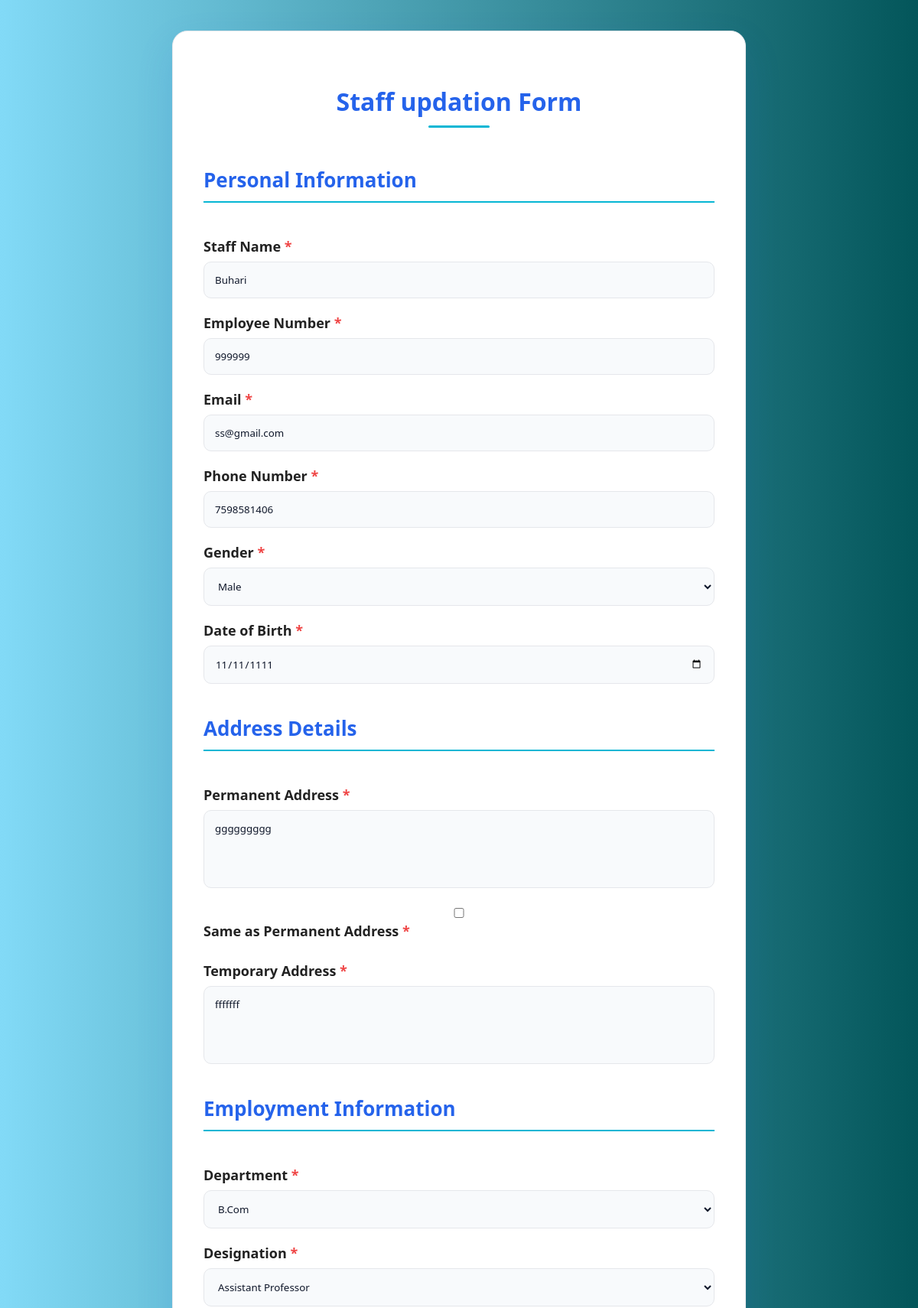
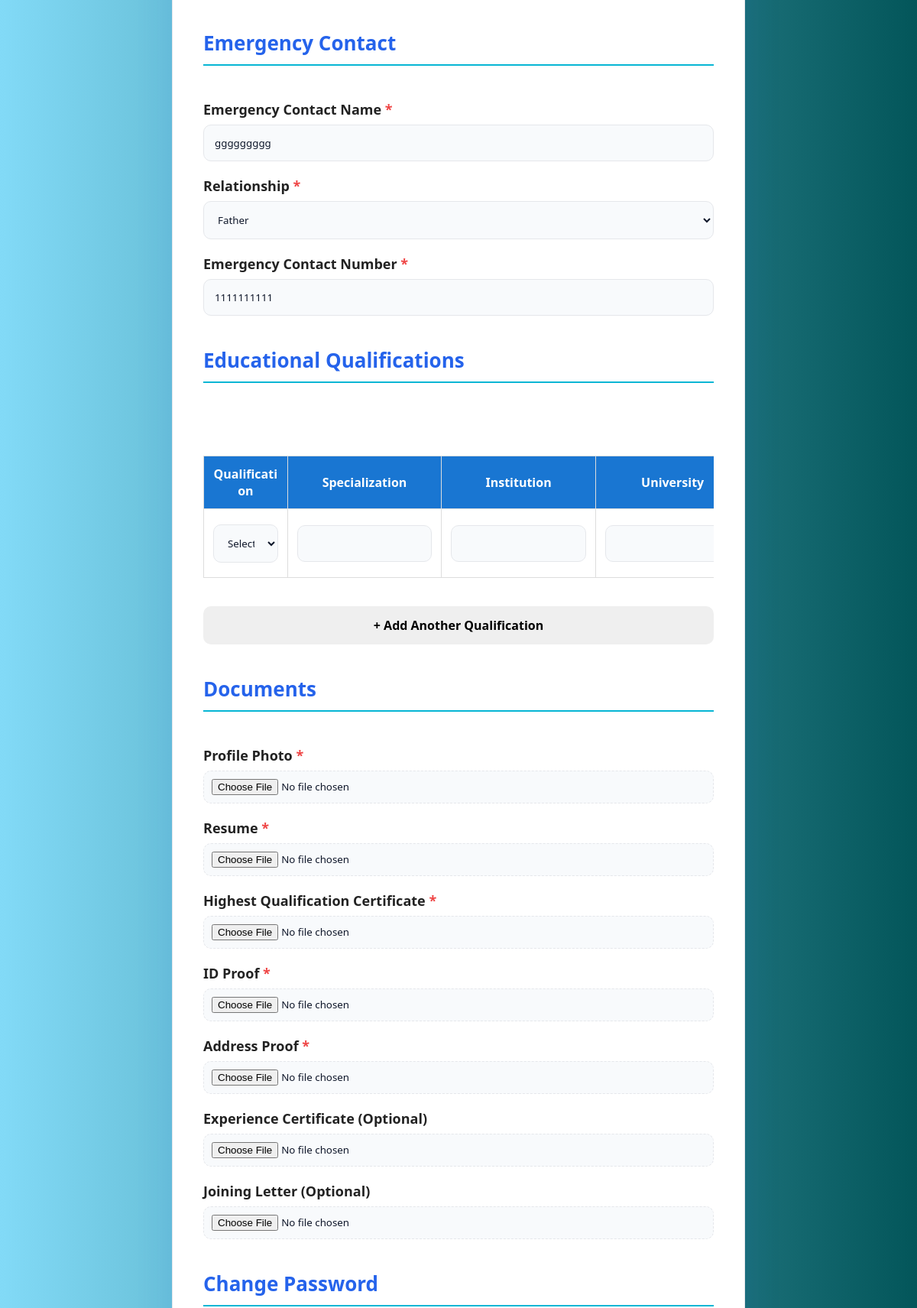
/update_staff.php (signed in, upper part), run on the app's committed database (2 pictures, top to bottom).
### tables this page shows
CREATE TABLE `staff` (
  `staff_id` int(11) NOT NULL,
  `staff_name` varchar(100) NOT NULL,
  `register_number` varchar(30) NOT NULL,
  `email` varchar(100) NOT NULL,
  `phone` varchar(15) DEFAULT NULL,
  `gender_id` int(11) NOT NULL,
  `date_of_birth` date NOT NULL,
  `photo` varchar(255) DEFAULT NULL,
  `department_id` int(11) DEFAULT NULL,
  `designation_id` int(11) NOT NULL
);

CREATE TABLE `genders` (
  `gender_id` int(11) NOT NULL,
  `gender_name` varchar(20) NOT NULL
);

CREATE TABLE `staff_addresses` (
  `address_id` int(11) NOT NULL,
  `staff_id` int(11) NOT NULL,
  `permanent_address` text NOT NULL,
  `temporary_address` text DEFAULT NULL
);

CREATE TABLE `departments` (
  `department_id` int(11) NOT NULL,
  `department_name` varchar(100) NOT NULL,
  `program_level` enum('UG','PG','Diploma','PhD') NOT NULL DEFAULT 'UG'
);

CREATE TABLE `designations` (
  `designation_id` int(11) NOT NULL,
  `designation_name` varchar(100) NOT NULL
);

CREATE TABLE `staff_emergency_contacts` (
  `emergency_contact_id` int(11) NOT NULL,
  `staff_id` int(11) NOT NULL,
  `emergency_name` varchar(100) NOT NULL,
  `relationship_type_id` int(11) NOT NULL,
  `emergency_phone` varchar(15) NOT NULL
);

### update_staff.php (the view, shortened to what this page needs)
<?php
require "database.php";
$staff_id = $_SESSION["staff_id"];
$stmt = mysqli_prepare(
    $conn,
    "SELECT
        s.*,
        g.gender_name,
        d.department_name,
        des.designation_name
     FROM staff s
     LEFT JOIN genders g
     ON s.gender_id = g.gender_id
     LEFT JOIN departments d
     ON s.department_id = d.department_id
     LEFT JOIN designations des
     ON s.designation_id = des.designation_id
     WHERE s.staff_id = ?"
);
mysqli_stmt_bind_param(
    $stmt,
    "i",
    $staff_id
);
mysqli_stmt_execute($stmt);
$result = mysqli_stmt_get_result($stmt);
$staff = mysqli_fetch_assoc($result);
$stmt = mysqli_prepare(
    $conn,
    "SELECT *
     FROM staff_addresses
     WHERE staff_id = ?"
);
mysqli_stmt_bind_param(
    $stmt,
    "i",
    $staff_id
);
mysqli_stmt_execute($stmt);
$result = mysqli_stmt_get_result($stmt);
$address = mysqli_fetch_assoc($result);
$stmt = mysqli_prepare(
    $conn,
    "SELECT
        sec.*,
        rt.relationship_name
     FROM staff_emergency_contacts sec
     LEFT JOIN relationship_types rt
     ON sec.relationship_type_id = rt.relationship_type_id
     WHERE sec.staff_id = ?"
);
mysqli_stmt_bind_param(
    $stmt,
    "i",
    $staff_id
);
mysqli_stmt_execute($stmt);
$result = mysqli_stmt_get_result($stmt);
$emergency = mysqli_fetch_assoc($result);
?>
<!DOCTYPE html>
<html lang="en">
<head>
    <link rel="stylesheet" href="style.css">
    <link rel="stylesheet" href="https://cdnjs.cloudflare.com/ajax/libs/font-awesome/6.5.1/css/all.min.css">
</head>
<body>
<div class="container">
    <h1>Staff updation Form</h1>
    <form action="update_staff_process.php" method="POST" enctype="multipart/form-data">
    <h2 class="form-section">
        Personal Information
    </h2>
    <label>Staff Name</label>
    <input
type="text"
name="staff_name"
value="<?php echo htmlspecialchars($staff["staff_name"]); ?>"
required>
    <label>Employee Number</label>
    <input
    type="text"
    name="register_number"
    value="<?php echo htmlspecialchars($staff["register_number"]); ?>"
    required>
    <label>Email</label>
    <input
    type="email"
    name="email"
    value="<?php echo htmlspecialchars($staff["email"]); ?>"
    required>
    <label>Phone Number</label>
    <input
    type="tel"
    name="phone"
    value="<?php echo htmlspecialchars($staff["phone"]); ?>"
    pattern="[0-9]{10}"
    required>
    <label>Gender</label>
<select
name="gender_id"
required>
    <?php
    $result = mysqli_query($conn,
    "SELECT * FROM genders ORDER BY gender_name");
    while($row = mysqli_fetch_assoc($result)){
    ?>
 <option
value="<?php echo $row["gender_id"]; ?>"
<?php
if($staff["gender_id"] == $row["gender_id"]){
    echo "selected";
}
?>>
    <?php echo htmlspecialchars($row["gender_name"]); ?>
</option>
<?php } ?>
</select>
    <label>Date of Birth</label>
    <input
    type="date"
    name="date_of_birth"
    value="<?php echo htmlspecialchars($staff["date_of_birth"]); ?>"
    required>
    <h2 class="form-section">
        Address Details
    </h2>
    <label for="address">
        Permanent Address
    </label>
    <textarea
    id="address"
    name="address"
    rows="4"
    required><?php echo htmlspecialchars($address["permanent_address"]); ?></textarea>
    <div class="checkbox-container">
    <label for="sameAddress">
        <input
            type="checkbox"
            id="sameAddress"
            <?php if (!empty($staff["same_address"])): ?>checked<?php endif; ?>
            name="same_address">
        Same as Permanent Address
    </label>
</div>
    <label for="temporary_address">
        Temporary Address
    </label>
    <textarea
    id="temporary_address"
    name="temporary_address"
    rows="4"><?php echo htmlspecialchars($address["temporary_address"]); ?></textarea>
<h2 class="form-section">
    Employment Information
</h2>
<label>Department</label>
<select
name="department_id"
required>
    <?php
    $result = mysqli_query($conn, "SELECT * FROM departments ORDER BY department_name");
    while($row = mysqli_fetch_assoc($result)){
    ?>
        <option
value="<?php echo $row["department_id"]; ?>"
<?php
if($staff["department_id"] == $row["department_id"]){
    echo "selected";
}
?>>
            <?php echo htmlspecialchars($row["department_name"]); ?>
        </option>
    <?php } ?>
</select>
<label>Designation</label>
<select
name="designation_id"
required>
    <?php
    $result = mysqli_query($conn, "SELECT * FROM designations ORDER BY designation_name");
    while($row = mysqli_fetch_assoc($result)){
    ?>
       <option
value="<?php echo $row["designation_id"]; ?>"
<?php
if($staff["designation_id"] == $row["designation_id"]){
    echo "selected";
}
?>>
            <?php echo htmlspecialchars($row["designation_name"]); ?>
        </option>
    <?php } ?>
</select>
<h2 class="form-section">
    Emergency Contact
</h2>
<label>Emergency Contact Name</label>
<input
type="text"
name="emergency_name"
value="<?php echo htmlspecialchars($emergency["emergency_name"]); ?>"
required>
<label>Relationship</label>
<select
name="relationship_type_id"
required>
    <option
value="1"
<?php
if($emergency["relationship_type_id"]==1){
    echo "selected";
}
?>>
Father
</option>
</select>
<label>Emergency Contact Number</label>
<input
type="tel"
name="emergency_phone"
value="<?php echo htmlspecialchars($emergency["emergency_phone"]); ?>"
pattern="[0-9]{10}"
required>
<h2 class="form-section">
    Educational Qualifications
</h2>
<div class="table-wrapper">
<table id="qualificationTable">
<thead>
<tr>
<th>Qualification</th>
<th>Specialization</th>
<th>Institution</th>
<th>University</th>
</tr>
</thead>
<tbody id="qualificationBody">
<tr id="qualificationTemplate" style="display:none;">
    <td>
        <select name="qualification_id[]">
            <option value="">Select</option>
        </select>
    </td>
    <td>
        <input
        type="text"
        name="specialization[]">
    </td>
    <td>
        <input
        type="text"
        name="institution[]">
    </td>
    <td>
        <input
        type="text"
        name="university_name[]">
    </td>
</tr>
</tbody>
</table>
</div>
<br>
<button
type="button"
onclick="addQualificationRow()">
+ Add Another Qualification
</button>
<h2 class="form-section">
    Documents
</h2>
<label>Profile Photo</label>
<input
type="file"
name="photo"
accept=".jpg,.jpeg,.png">
<label>Resume</label>
<input
type="file"
name="resume"
accept=".pdf,.doc,.docx,.jpg,.jpeg,.png">
<label>Highest Qualification Certificate</label>
<input
type="file"
name="degree_certificate"
accept=".pdf,.jpg,.jpeg,.png">
<label>ID Proof</label>
<input
type="file"
name="id_proof"
accept=".pdf,.jpg,.jpeg,.png">
<label>Address Proof</label>
<input
type="file"
name="address_proof"
accept=".pdf,.jpg,.jpeg,.png">
<label class="optional">
Experience Certificate (Optional)
</label>
<input
type="file"
name="experience_certificate"
accept=".pdf,.jpg,.jpeg,.png">
<label class="optional">
Joining Letter (Optional)
</label>
<input
type="file"
name="joining_letter"
accept=".pdf,.jpg,.jpeg,.png">
<h2 class="form-section">
    Change Password
</h2>
</body>
</html>

### style.css (style rules this page uses)
* { margin:0; padding:0; box-sizing:border-box; font-family:'Segoe UI', Tahoma, Geneva, Verdana, sans-serif; }
body { min-height:100vh; display:flex; justify-content:center; align-items:center; padding:40px; background:linear-gradient( to right, #82daf7, #03565a ); }
.container { width:100%; max-width:750px; background:#FFFFFF; border-radius:20px; padding:40px; border:1px solid #E5E7EB; box-shadow:0 20px 50px rgba(37,99,235,0.12); transition:0.3s ease; }
form { display:flex; flex-direction:column; }
h1 { text-align:center; font-size:32px; color:#2563EB; margin-bottom:10px; }
h1::after { content:""; display:block; width:80px; height:3px; background:#06B6D4; margin:10px auto; border-radius:10px; }
label { margin-top:15px; margin-bottom:6px; color:#0F172A; font-weight:600; }
input, select, textarea { width:100%; padding:14px; border-radius:10px; border:1px solid #E5E7EB; background:#F8FAFC; color:#0F172A; outline:none; transition:0.3s; }
input::placeholder, textarea::placeholder { color:#94A3B8; }
textarea { resize:none; }
button { width:100%; padding:14px; border:none; border-radius:10px; font-size:16px; font-weight:600; cursor:pointer; margin-top:15px; transition:0.3s ease; }
input[type="file"] { background:#F8FAFC; border:1px dashed #E5E7EB; padding:10px; }
label { display:block; margin-top:20px; margin-bottom:8px; font-size:18px; font-weight:600; color:#222; }
.form-section { margin-top:40px; margin-bottom:25px; padding-bottom:10px; color:#2563EB; font-size:26px; font-weight:700; border-bottom:2px solid #06B6D4; }
textarea { min-height:100px; }
select { cursor:pointer; }
label::after { content:" *"; color:#EF4444; }
.optional::after { content:""; }
.form-section:first-of-type { margin-top:10px; }
input, select, textarea { transition:.3s ease; }
#qualificationTable { width:100%; border-collapse:collapse; margin-top:20px; }
#qualificationTable th { background:#1976d2; color:#fff; font-weight:600; white-space:normal; word-break:break-word; }
#qualificationTable th, #qualificationTable td { border:1px solid #ddd; padding:12px; text-align:center; vertical-align:middle; }
#qualificationTable input, #qualificationTable select { width:100%; min-width:0; box-sizing:border-box; }
.table-wrapper { width:100%; margin-top:50px; overflow-x:auto; }
#qualificationTable { min-width:1100px; }
.container { position:relative; }
.container h1 { text-align:center; margin-top:30px; margin-bottom:40px; }

### data on the page
staff: staff_name "Buhari", register_number "999999", email "ss@gmail.com", phone "7598581406", gender_id "Male", date_of_birth "11/11/1111", department_id "B.Com", designation_id "Assistant Professor"
staff_addresses: address "ggggggggg", temporary_address "fffffff"
staff_emergency_contacts: emergency_name "ggggggggg", relationship_type_id "Father", emergency_phone "1111111111"
